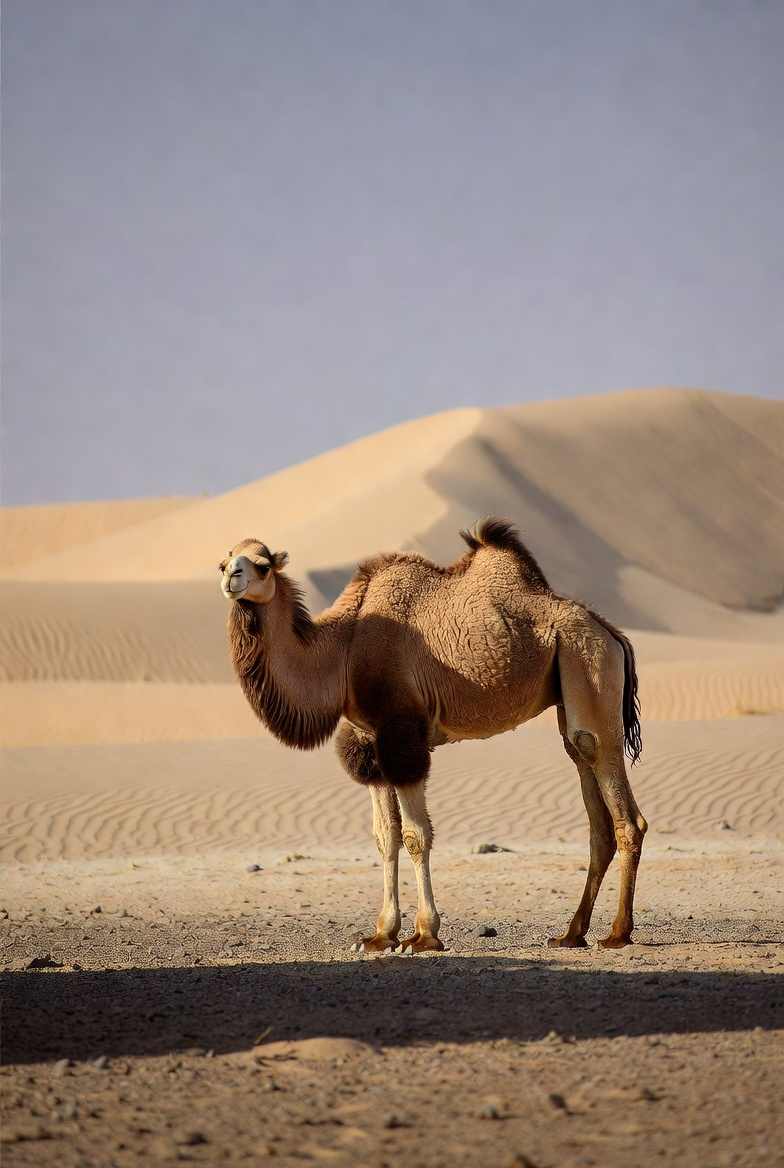
#> input picture dataset/test/ai/015418b7-2fc4-417b-9758-cb7498c8232c.jpg, 784 x 1168 px
$ python predict_image.py ../dataset/test/ai/015418b7-2fc4-417b-9758-cb7498c8232c.jpg   (older library calls are emulated)
#> lines starting #> are read from the running program, lines starting #| are printed output that depends on the picture; after the words box and inside, x2 and y2 are one past the last pixel; in counts of white or black regions, pixels touching at a corner belong together
### src/feature_extraction.py
import os
import cv2
import csv
import numpy as np
from skimage.feature import graycomatrix, graycoprops


BASE_DIR = os.path.dirname(os.path.dirname(os.path.abspath(__file__)))
PROCESSED_DIR = os.path.join(BASE_DIR, "processed")
OUTPUT_DIR = os.path.join(BASE_DIR, "features")

os.makedirs(OUTPUT_DIR, exist_ok=True)


def extract_features(image, bins=32):
    features = []

    # ======================
    # 1️⃣ Fitur Warna (RGB)
    # ======================
    for i in range(3):  # B, G, R
        hist = cv2.calcHist([image], [i], None, [bins], [0, 256])
        hist = cv2.normalize(hist, hist).flatten()
        features.extend(hist)

    # ======================
    # 2️⃣ Fitur Tekstur (GLCM)
    # ======================
    gray = cv2.cvtColor(image, cv2.COLOR_BGR2GRAY)

    glcm = graycomatrix(
        gray,
        distances=[1],
        angles=[0],
        levels=256,
        symmetric=True,
        normed=True
    )

    contrast = graycoprops(glcm, 'contrast')[0][0]
    correlation = graycoprops(glcm, 'correlation')[0][0]
    energy = graycoprops(glcm, 'energy')[0][0]
    homogeneity = graycoprops(glcm, 'homogeneity')[0][0]

    features.extend([contrast, correlation, energy, homogeneity])

    # ======================
    # 3️⃣ Fitur Tepi (Canny)
    # ======================
    edges = cv2.Canny(gray, 100, 200)
    edge_ratio = np.sum(edges > 0) / edges.size
    features.append(edge_ratio)

    # ======================
    # 4️⃣ Distribusi Intensitas (Grayscale Histogram)
    # ======================
    gray_hist = cv2.calcHist([gray], [0], None, [32], [0, 256])
    gray_hist = cv2.normalize(gray_hist, gray_hist).flatten()
    features.extend(gray_hist)

    return features


# [24 lines left out: function process_dataset, not called in this run]


def main():
    process_dataset("train", "train_features.csv")
    process_dataset("test", "test_features.csv")


# [2 lines that do not run on import are left out]

### src/predict_image.py
import os
import sys
import cv2
import joblib
import numpy as np
from feature_extraction import extract_features

BASE_DIR = os.path.dirname(os.path.dirname(os.path.abspath(__file__)))
MODEL_PATH = os.path.join(BASE_DIR, "model.pkl")


def main():
    if len(sys.argv) != 2:
        print("Usage: py src/predict_image.py <path_to_image>")
        return

    image_path = sys.argv[1]

    if not os.path.exists(image_path):
        print("File tidak ditemukan.")
        return

    image = cv2.imread(image_path)
#> image is the input picture: shape (1168, 784, 3); mean B, G, R 124.8, 136.3, 153.4

    if image is None:
        print("Gagal membaca gambar.")
        return

    image = cv2.resize(image, (256, 256))
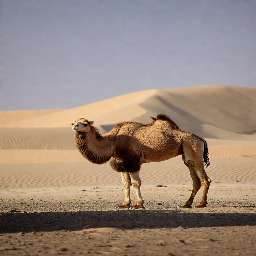
#> image: shape (256, 256, 3); mean B, G, R 124.7, 136.2, 153.3

    features = extract_features(image)
#> after the loop in extract_features, `for i in range(3):`: features = 96 values, max 0.49 at index 52, min 0 at index 26, mean 0.123
#> in extract_features, `gray = cv2.cvtColor(image, cv2.COLOR_BGR2GRAY)`:
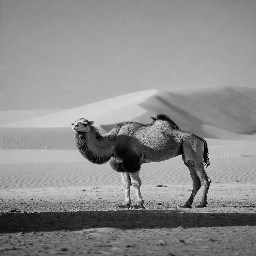
#> gray: shape (256, 256); min 0, max 237, mean 140
#> in extract_features, `contrast = graycoprops(glcm, 'contrast')[0][0]`: contrast = 221
#> in extract_features, `correlation = graycoprops(glcm, 'correlation')[0][0]`: correlation = 0.948
#> in extract_features, `energy = graycoprops(glcm, 'energy')[0][0]`: energy = 0.041
#> in extract_features, `homogeneity = graycoprops(glcm, 'homogeneity')[0][0]`: homogeneity = 0.422
#> in extract_features, `edges = cv2.Canny(gray, 100, 200)`:
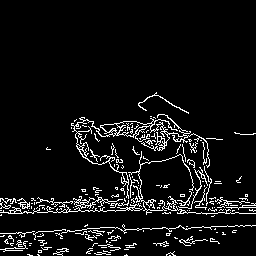
#> edges: shape (256, 256); 6.7% white in thin lines or dots, all inside (x1, y1, x2, y2) = (0, 92, 256, 256)
#> in extract_features, `edge_ratio = np.sum(edges > 0) / edges.size`: edge_ratio = 0.0667
#> in extract_features, `gray_hist = cv2.calcHist([gray], [0], None, [32], [0, 256])`: gray_hist = 32 values, max 8498 at index 20, min 0 at index 30, mean 2048
#> in extract_features, `gray_hist = cv2.normalize(gray_hist, gray_hist).flatten()`: gray_hist = 32 values, max 0.484 at index 20, min 0 at index 30, mean 0.117
#> features = 133 values, max 221 at index 96, min 0 at index 26, mean 1.79
    features = np.array(features).reshape(1, -1)

#> (the run stopped early here; a loop or call above may not have finished)

$ run again, on dataset/test/ai/0c7635cf-3e60-4d90-97f8-769b4d44ff70.jpg
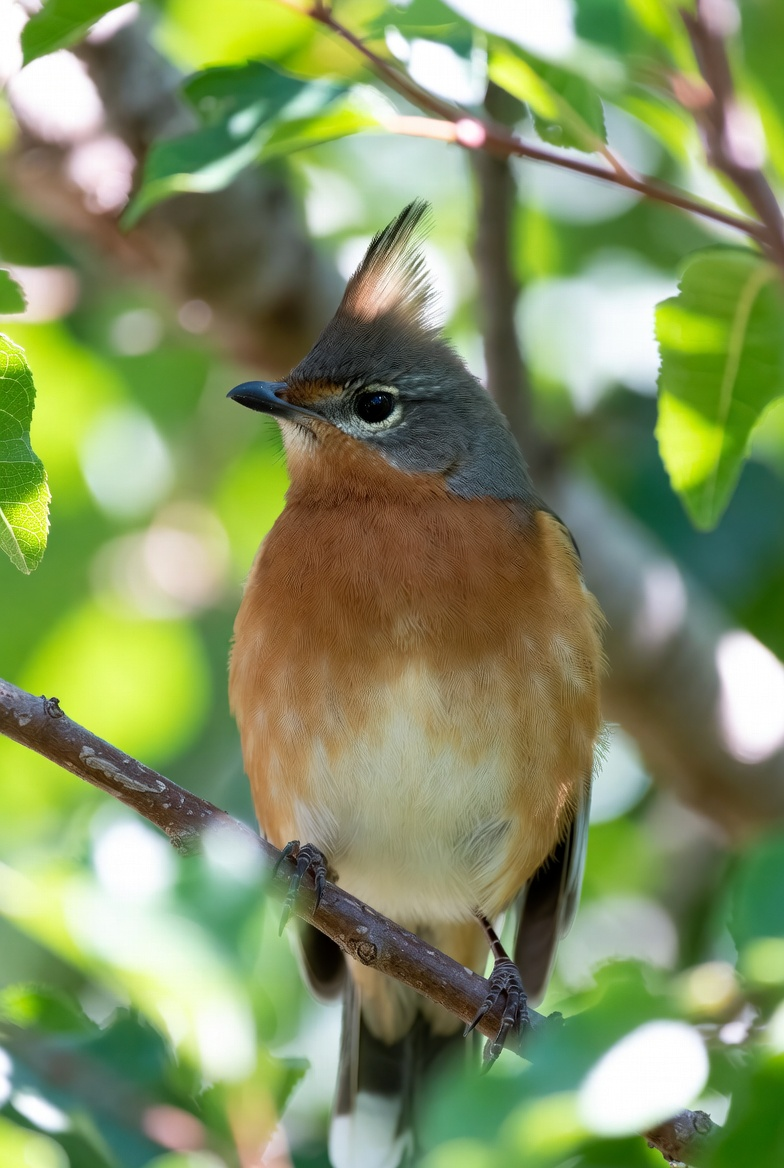
#> input picture dataset/test/ai/0c7635cf-3e60-4d90-97f8-769b4d44ff70.jpg, 784 x 1168 px
#> in main, image is the input picture: shape (1168, 784, 3); mean B, G, R 97.7, 146.6, 131.6
#> image: shape (256, 256, 3)
#> after the loop in extract_features, `for i in range(3):`: features = 96 values, max 0.334 at index 6, min 0.00721 at index 33, mean 0.154
#> in extract_features, `gray = cv2.cvtColor(image, cv2.COLOR_BGR2GRAY)`:
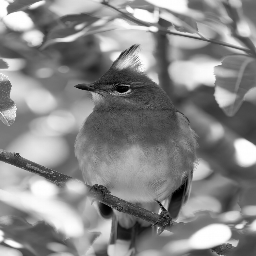
#> gray: shape (256, 256); min 0, max 255, mean 136.4
#> contrast = 143.2
#> correlation = 0.978
#> energy = 0.0187
#> homogeneity = 0.251
#> in extract_features, `edges = cv2.Canny(gray, 100, 200)`:
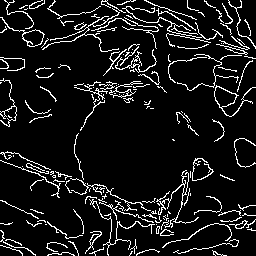
#> edges: shape (256, 256); 9.4% white in thin lines or dots
#> edge_ratio = 0.094
#> in extract_features, `gray_hist = cv2.calcHist([gray], [0], None, [32], [0, 256])`: gray_hist = 32 values, max 4016 at index 10, min 104 at index 1, mean 2048
#> in extract_features, `gray_hist = cv2.normalize(gray_hist, gray_hist).flatten()`: gray_hist = 32 values, max 0.298 at index 10, min 0.00772 at index 1, mean 0.152
#> in main, `features = extract_features(image)`: features = 133 values, max 143.2 at index 96, min 0.00721 at index 33, mean 1.23
